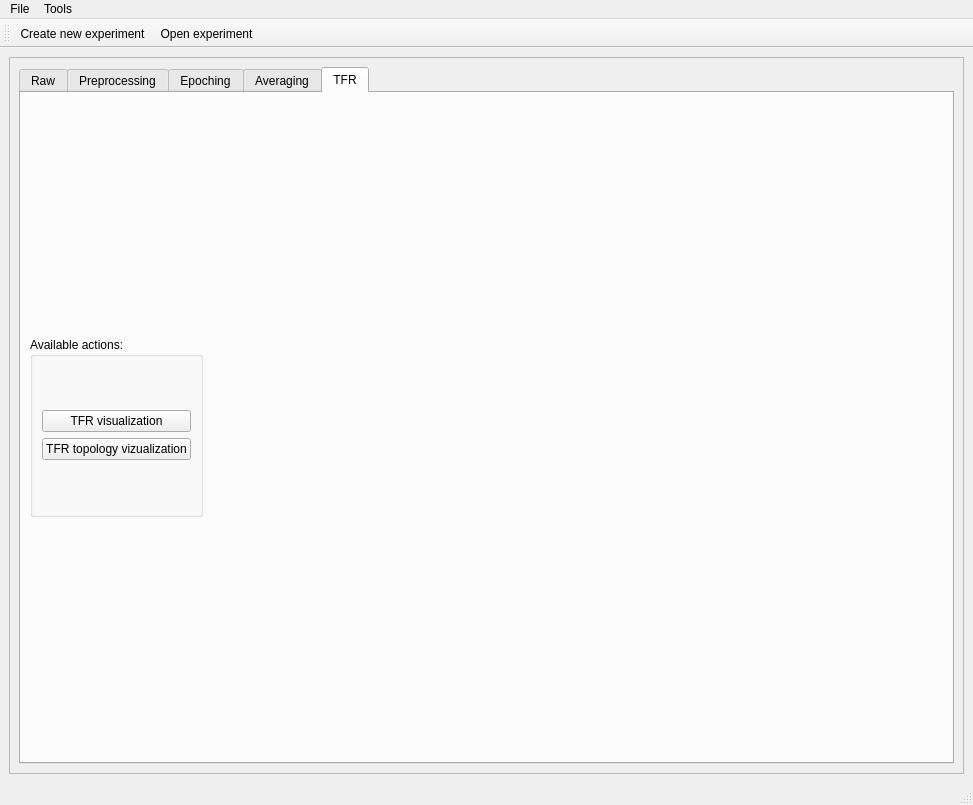
<?xml version="1.0" encoding="UTF-8"?>
<ui version="4.0">
 <class>MainWindow</class>
 <widget class="QMainWindow" name="MainWindow">
  <property name="geometry">
   <rect>
    <x>0</x>
    <y>0</y>
    <width>973</width>
    <height>805</height>
   </rect>
  </property>
  <property name="sizePolicy">
   <sizepolicy hsizetype="Expanding" vsizetype="Expanding">
    <horstretch>0</horstretch>
    <verstretch>0</verstretch>
   </sizepolicy>
  </property>
  <property name="minimumSize">
   <size>
    <width>0</width>
    <height>0</height>
   </size>
  </property>
  <property name="windowTitle">
   <string>MainWindow</string>
  </property>
  <widget class="QWidget" name="centralwidget">
   <layout class="QGridLayout" name="gridLayout_2">
    <item row="0" column="0">
     <widget class="QScrollArea" name="scrollArea">
      <property name="widgetResizable">
       <bool>true</bool>
      </property>
      <widget class="QWidget" name="scrollAreaWidgetContents_3">
       <property name="geometry">
        <rect>
         <x>0</x>
         <y>0</y>
         <width>951</width>
         <height>709</height>
        </rect>
       </property>
       <property name="minimumSize">
        <size>
         <width>937</width>
         <height>638</height>
        </size>
       </property>
       <layout class="QGridLayout" name="gridLayout_7">
        <item row="0" column="0">
         <layout class="QVBoxLayout" name="verticalLayout_3">
          <item>
           <widget class="QTabWidget" name="tabWidget">
            <property name="enabled">
             <bool>true</bool>
            </property>
            <property name="currentIndex">
             <number>4</number>
            </property>
            <widget class="QWidget" name="tabRaw">
             <attribute name="title">
              <string>Raw</string>
             </attribute>
             <layout class="QGridLayout" name="gridLayout">
              <item row="0" column="0">
               <layout class="QVBoxLayout" name="verticalLayout_4">
                <item>
                 <layout class="QHBoxLayout" name="horizontalLayout_3">
                  <item>
                   <widget class="QGroupBox" name="metaBox">
                    <property name="title">
                     <string>Background</string>
                    </property>
                    <widget class="QWidget" name="formLayoutWidget_2">
                     <property name="geometry">
                      <rect>
                       <x>30</x>
                       <y>30</y>
                       <width>291</width>
                       <height>194</height>
                      </rect>
                     </property>
                     <layout class="QFormLayout" name="formLayout_2">
                      <item row="0" column="0">
                       <widget class="QLabel" name="labelExperiment">
                        <property name="text">
                         <string>Experiment:</string>
                        </property>
                       </widget>
                      </item>
                      <item row="0" column="1">
                       <widget class="QLabel" name="labelExperimentName">
                        <property name="text">
                         <string>TextLabel</string>
                        </property>
                       </widget>
                      </item>
                      <item row="2" column="0">
                       <widget class="QLabel" name="labelDate">
                        <property name="text">
                         <string>Date:</string>
                        </property>
                       </widget>
                      </item>
                      <item row="2" column="1">
                       <widget class="QLabel" name="labelDateValue">
                        <property name="sizePolicy">
                         <sizepolicy hsizetype="Expanding" vsizetype="Preferred">
                          <horstretch>0</horstretch>
                          <verstretch>0</verstretch>
                         </sizepolicy>
                        </property>
                        <property name="text">
                         <string>DateValue</string>
                        </property>
                       </widget>
                      </item>
                      <item row="3" column="0">
                       <widget class="QLabel" name="labelSubject">
                        <property name="text">
                         <string>Subject:</string>
                        </property>
                       </widget>
                      </item>
                      <item row="3" column="1">
                       <widget class="QLabel" name="labelSubjectValue">
                        <property name="sizePolicy">
                         <sizepolicy hsizetype="Expanding" vsizetype="Preferred">
                          <horstretch>0</horstretch>
                          <verstretch>0</verstretch>
                         </sizepolicy>
                        </property>
                        <property name="text">
                         <string>TextLabel</string>
                        </property>
                       </widget>
                      </item>
                      <item row="1" column="0">
                       <widget class="QLabel" name="labelAuthor">
                        <property name="text">
                         <string>Author:</string>
                        </property>
                       </widget>
                      </item>
                      <item row="1" column="1">
                       <widget class="QLabel" name="labelAuthorName">
                        <property name="text">
                         <string>TextLabel</string>
                        </property>
                       </widget>
                      </item>
                      <item row="4" column="0">
                       <widget class="QLabel" name="label">
                        <property name="text">
                         <string>Description:</string>
                        </property>
                       </widget>
                      </item>
                     </layout>
                    </widget>
                    <widget class="QTextBrowser" name="textBrowserExperimentDescription">
                     <property name="geometry">
                      <rect>
                       <x>30</x>
                       <y>160</y>
                       <width>221</width>
                       <height>71</height>
                      </rect>
                     </property>
                    </widget>
                   </widget>
                  </item>
                  <item>
                   <widget class="QGroupBox" name="channelsBox">
                    <property name="title">
                     <string>Channels</string>
                    </property>
                    <widget class="QWidget" name="layoutWidget_7">
                     <property name="geometry">
                      <rect>
                       <x>30</x>
                       <y>30</y>
                       <width>251</width>
                       <height>112</height>
                      </rect>
                     </property>
                     <layout class="QVBoxLayout" name="verticalLayout_8">
                      <item>
                       <layout class="QHBoxLayout" name="horizontalLayout_6">
                        <item>
                         <widget class="QLabel" name="labelEEG">
                          <property name="text">
                           <string>EEG channels:</string>
                          </property>
                         </widget>
                        </item>
                        <item>
                         <widget class="QLabel" name="labelEEGValue">
                          <property name="sizePolicy">
                           <sizepolicy hsizetype="Expanding" vsizetype="Preferred">
                            <horstretch>0</horstretch>
                            <verstretch>0</verstretch>
                           </sizepolicy>
                          </property>
                          <property name="text">
                           <string>EEG value</string>
                          </property>
                         </widget>
                        </item>
                       </layout>
                      </item>
                      <item>
                       <layout class="QHBoxLayout" name="horizontalLayout_7">
                        <item>
                         <widget class="QLabel" name="labelGradMEG">
                          <property name="text">
                           <string>Gradiometers:</string>
                          </property>
                         </widget>
                        </item>
                        <item>
                         <widget class="QLabel" name="labelGradMEGValue">
                          <property name="sizePolicy">
                           <sizepolicy hsizetype="Expanding" vsizetype="Preferred">
                            <horstretch>0</horstretch>
                            <verstretch>0</verstretch>
                           </sizepolicy>
                          </property>
                          <property name="text">
                           <string>Grad. MEG value</string>
                          </property>
                         </widget>
                        </item>
                       </layout>
                      </item>
                      <item>
                       <layout class="QHBoxLayout" name="horizontalLayout_8">
                        <item>
                         <widget class="QLabel" name="labelMagMEG">
                          <property name="text">
                           <string>Magnetometers:</string>
                          </property>
                         </widget>
                        </item>
                        <item>
                         <widget class="QLabel" name="labelMagMEGValue">
                          <property name="sizePolicy">
                           <sizepolicy hsizetype="Expanding" vsizetype="Preferred">
                            <horstretch>0</horstretch>
                            <verstretch>0</verstretch>
                           </sizepolicy>
                          </property>
                          <property name="text">
                           <string>Mag. MEG value</string>
                          </property>
                         </widget>
                        </item>
                       </layout>
                      </item>
                      <item>
                       <layout class="QHBoxLayout" name="horizontalLayout_9">
                        <item>
                         <widget class="QLabel" name="labelSamples">
                          <property name="text">
                           <string>Sampling frequency:</string>
                          </property>
                         </widget>
                        </item>
                        <item>
                         <widget class="QLabel" name="labelSamplesValue">
                          <property name="sizePolicy">
                           <sizepolicy hsizetype="Expanding" vsizetype="Preferred">
                            <horstretch>0</horstretch>
                            <verstretch>0</verstretch>
                           </sizepolicy>
                          </property>
                          <property name="text">
                           <string>SamplesValue</string>
                          </property>
                         </widget>
                        </item>
                       </layout>
                      </item>
                     </layout>
                    </widget>
                   </widget>
                  </item>
                  <item>
                   <widget class="QGroupBox" name="filtersBox">
                    <property name="title">
                     <string>Filters</string>
                    </property>
                    <widget class="QWidget" name="layoutWidget_6">
                     <property name="geometry">
                      <rect>
                       <x>24</x>
                       <y>32</y>
                       <width>221</width>
                       <height>65</height>
                      </rect>
                     </property>
                     <layout class="QVBoxLayout" name="verticalLayout_7">
                      <item>
                       <layout class="QHBoxLayout" name="horizontalLayout_4">
                        <item>
                         <widget class="QLabel" name="labelLow">
                          <property name="lineWidth">
                           <number>1</number>
                          </property>
                          <property name="text">
                           <string>Low-pass:</string>
                          </property>
                          <property name="scaledContents">
                           <bool>true</bool>
                          </property>
                         </widget>
                        </item>
                        <item>
                         <widget class="QLabel" name="labelLowValue">
                          <property name="sizePolicy">
                           <sizepolicy hsizetype="Expanding" vsizetype="Preferred">
                            <horstretch>0</horstretch>
                            <verstretch>0</verstretch>
                           </sizepolicy>
                          </property>
                          <property name="text">
                           <string>Low-pass value</string>
                          </property>
                         </widget>
                        </item>
                       </layout>
                      </item>
                      <item>
                       <layout class="QHBoxLayout" name="horizontalLayout_5">
                        <item>
                         <widget class="QLabel" name="labelHigh">
                          <property name="text">
                           <string>High-pass:</string>
                          </property>
                         </widget>
                        </item>
                        <item>
                         <widget class="QLabel" name="labelHighValue">
                          <property name="sizePolicy">
                           <sizepolicy hsizetype="Expanding" vsizetype="Preferred">
                            <horstretch>0</horstretch>
                            <verstretch>0</verstretch>
                           </sizepolicy>
                          </property>
                          <property name="text">
                           <string>High-pass value</string>
                          </property>
                         </widget>
                        </item>
                       </layout>
                      </item>
                     </layout>
                    </widget>
                   </widget>
                  </item>
                 </layout>
                </item>
                <item>
                 <widget class="QGroupBox" name="triggersBox">
                  <property name="title">
                   <string>Triggers</string>
                  </property>
                  <widget class="QListWidget" name="listWidget">
                   <property name="geometry">
                    <rect>
                     <x>10</x>
                     <y>30</y>
                     <width>241</width>
                     <height>141</height>
                    </rect>
                   </property>
                  </widget>
                 </widget>
                </item>
                <item>
                 <layout class="QHBoxLayout" name="horizontalLayout_11">
                  <item>
                   <layout class="QVBoxLayout" name="verticalLayout">
                    <item>
                     <widget class="QPushButton" name="pushButtonMNE_Browse_Raw">
                      <property name="text">
                       <string>View with MNE_Browse_Raw</string>
                      </property>
                     </widget>
                    </item>
                   </layout>
                  </item>
                  <item>
                   <spacer name="horizontalSpacer">
                    <property name="orientation">
                     <enum>Qt::Horizontal</enum>
                    </property>
                    <property name="sizeHint" stdset="0">
                     <size>
                      <width>40</width>
                      <height>20</height>
                     </size>
                    </property>
                   </spacer>
                  </item>
                  <item>
                   <spacer name="horizontalSpacer_4">
                    <property name="orientation">
                     <enum>Qt::Horizontal</enum>
                    </property>
                    <property name="sizeHint" stdset="0">
                     <size>
                      <width>40</width>
                      <height>20</height>
                     </size>
                    </property>
                   </spacer>
                  </item>
                  <item>
                   <spacer name="horizontalSpacer_3">
                    <property name="orientation">
                     <enum>Qt::Horizontal</enum>
                    </property>
                    <property name="sizeHint" stdset="0">
                     <size>
                      <width>40</width>
                      <height>20</height>
                     </size>
                    </property>
                   </spacer>
                  </item>
                  <item>
                   <spacer name="horizontalSpacer_2">
                    <property name="orientation">
                     <enum>Qt::Horizontal</enum>
                    </property>
                    <property name="sizeHint" stdset="0">
                     <size>
                      <width>40</width>
                      <height>20</height>
                     </size>
                    </property>
                   </spacer>
                  </item>
                 </layout>
                </item>
               </layout>
              </item>
             </layout>
            </widget>
            <widget class="QWidget" name="tabPreprocessing">
             <attribute name="title">
              <string>Preprocessing</string>
             </attribute>
             <layout class="QFormLayout" name="formLayout">
              <item row="0" column="0">
               <widget class="QGroupBox" name="groupBoxPreprocessingCheckBoxes">
                <property name="sizePolicy">
                 <sizepolicy hsizetype="MinimumExpanding" vsizetype="Preferred">
                  <horstretch>0</horstretch>
                  <verstretch>0</verstretch>
                 </sizepolicy>
                </property>
                <property name="minimumSize">
                 <size>
                  <width>60</width>
                  <height>0</height>
                 </size>
                </property>
                <property name="maximumSize">
                 <size>
                  <width>300</width>
                  <height>170</height>
                 </size>
                </property>
                <property name="title">
                 <string>Preprocessing steps completed:</string>
                </property>
                <layout class="QVBoxLayout" name="verticalLayout_9">
                 <item>
                  <widget class="QCheckBox" name="checkBoxMaxFilter">
                   <property name="text">
                    <string>Maxfilter</string>
                   </property>
                   <property name="checkable">
                    <bool>true</bool>
                   </property>
                  </widget>
                 </item>
                 <item>
                  <layout class="QHBoxLayout" name="horizontalLayout_2">
                   <item>
                    <widget class="QCheckBox" name="checkBoxECG">
                     <property name="text">
                      <string>ECG computed</string>
                     </property>
                     <property name="checkable">
                      <bool>true</bool>
                     </property>
                    </widget>
                   </item>
                   <item>
                    <widget class="QCheckBox" name="checkBoxECGApplied">
                     <property name="text">
                      <string>ECG applied</string>
                     </property>
                    </widget>
                   </item>
                  </layout>
                 </item>
                 <item>
                  <layout class="QHBoxLayout" name="horizontalLayout_10">
                   <item>
                    <widget class="QCheckBox" name="checkBoxEOG">
                     <property name="text">
                      <string>EOG computed</string>
                     </property>
                     <property name="checkable">
                      <bool>true</bool>
                     </property>
                    </widget>
                   </item>
                   <item>
                    <widget class="QCheckBox" name="checkBoxEOGApplied">
                     <property name="text">
                      <string>EOG applied</string>
                     </property>
                    </widget>
                   </item>
                  </layout>
                 </item>
                </layout>
               </widget>
              </item>
              <item row="1" column="0">
               <widget class="QGroupBox" name="groupBoxAvailablePreprocessing">
                <property name="maximumSize">
                 <size>
                  <width>400</width>
                  <height>170</height>
                 </size>
                </property>
                <property name="title">
                 <string>Available actions:</string>
                </property>
                <layout class="QGridLayout" name="gridLayout_3">
                 <item row="0" column="0">
                  <widget class="QPushButton" name="pushButtonMaxFilter">
                   <property name="text">
                    <string>MaxFilter</string>
                   </property>
                  </widget>
                 </item>
                 <item row="1" column="0">
                  <layout class="QHBoxLayout" name="horizontalLayout">
                   <item>
                    <widget class="QPushButton" name="pushButtonECG">
                     <property name="text">
                      <string>Calculate ECG projections</string>
                     </property>
                    </widget>
                   </item>
                   <item>
                    <widget class="QPushButton" name="pushButtonApplyECG">
                     <property name="enabled">
                      <bool>false</bool>
                     </property>
                     <property name="text">
                      <string>Apply ECG projections</string>
                     </property>
                    </widget>
                   </item>
                  </layout>
                 </item>
                 <item row="2" column="0">
                  <layout class="QHBoxLayout" name="horizontalLayout_12">
                   <item>
                    <widget class="QPushButton" name="pushButtonEOG">
                     <property name="text">
                      <string>Calculate EOG projections</string>
                     </property>
                    </widget>
                   </item>
                   <item>
                    <widget class="QPushButton" name="pushButtonApplyEOG">
                     <property name="enabled">
                      <bool>false</bool>
                     </property>
                     <property name="text">
                      <string>Apply EOG projections</string>
                     </property>
                    </widget>
                   </item>
                  </layout>
                 </item>
                </layout>
               </widget>
              </item>
             </layout>
            </widget>
            <widget class="QWidget" name="tabEpoching">
             <attribute name="title">
              <string>Epoching</string>
             </attribute>
             <layout class="QGridLayout" name="gridLayout_5">
              <item row="0" column="0">
               <widget class="QGroupBox" name="groupBoxAvailableEpoching">
                <property name="sizePolicy">
                 <sizepolicy hsizetype="Preferred" vsizetype="Preferred">
                  <horstretch>0</horstretch>
                  <verstretch>0</verstretch>
                 </sizepolicy>
                </property>
                <property name="maximumSize">
                 <size>
                  <width>400</width>
                  <height>90</height>
                 </size>
                </property>
                <property name="title">
                 <string>Available actions:</string>
                </property>
                <layout class="QGridLayout" name="gridLayout_4">
                 <item row="0" column="0">
                  <layout class="QVBoxLayout" name="verticalLayoutEpoching">
                   <item>
                    <widget class="QPushButton" name="pushButtonEventlist">
                     <property name="text">
                      <string>Create an epoch collection</string>
                     </property>
                    </widget>
                   </item>
                  </layout>
                 </item>
                </layout>
               </widget>
              </item>
              <item row="0" column="1">
               <spacer name="horizontalSpacer_7">
                <property name="orientation">
                 <enum>Qt::Horizontal</enum>
                </property>
                <property name="sizeHint" stdset="0">
                 <size>
                  <width>40</width>
                  <height>20</height>
                 </size>
                </property>
               </spacer>
              </item>
             </layout>
            </widget>
            <widget class="QWidget" name="tabAveraging">
             <attribute name="title">
              <string>Averaging</string>
             </attribute>
             <layout class="QGridLayout" name="gridLayout_8">
              <item row="0" column="0">
               <widget class="QGroupBox" name="groupBoxAvailableAveraging">
                <property name="maximumSize">
                 <size>
                  <width>500</width>
                  <height>90</height>
                 </size>
                </property>
                <property name="title">
                 <string>Available actions:</string>
                </property>
                <layout class="QGridLayout" name="gridLayout_11">
                 <item row="0" column="0">
                  <widget class="QPushButton" name="pushButtonAverage">
                   <property name="maximumSize">
                    <size>
                     <width>10000</width>
                     <height>16777215</height>
                    </size>
                   </property>
                   <property name="text">
                    <string>Average selected epoch collection</string>
                   </property>
                  </widget>
                 </item>
                </layout>
               </widget>
              </item>
              <item row="0" column="1">
               <spacer name="horizontalSpacer_6">
                <property name="orientation">
                 <enum>Qt::Horizontal</enum>
                </property>
                <property name="sizeHint" stdset="0">
                 <size>
                  <width>40</width>
                  <height>20</height>
                 </size>
                </property>
               </spacer>
              </item>
             </layout>
            </widget>
            <widget class="QWidget" name="tabTFR">
             <attribute name="title">
              <string>TFR</string>
             </attribute>
             <layout class="QGridLayout" name="gridLayout_9">
              <item row="0" column="0">
               <widget class="QGroupBox" name="groupBoxAvailableTFR">
                <property name="maximumSize">
                 <size>
                  <width>500</width>
                  <height>180</height>
                 </size>
                </property>
                <property name="title">
                 <string>Available actions:</string>
                </property>
                <layout class="QGridLayout" name="gridLayout_6">
                 <item row="0" column="0">
                  <layout class="QVBoxLayout" name="verticalLayout_13">
                   <item>
                    <widget class="QPushButton" name="pushButtonTFR">
                     <property name="text">
                      <string>TFR visualization</string>
                     </property>
                    </widget>
                   </item>
                   <item>
                    <widget class="QPushButton" name="pushButtonTFRTopology">
                     <property name="text">
                      <string>TFR topology vizualization</string>
                     </property>
                    </widget>
                   </item>
                  </layout>
                 </item>
                </layout>
               </widget>
              </item>
              <item row="0" column="1">
               <spacer name="horizontalSpacer_5">
                <property name="orientation">
                 <enum>Qt::Horizontal</enum>
                </property>
                <property name="sizeHint" stdset="0">
                 <size>
                  <width>40</width>
                  <height>20</height>
                 </size>
                </property>
               </spacer>
              </item>
             </layout>
            </widget>
           </widget>
          </item>
         </layout>
        </item>
       </layout>
      </widget>
     </widget>
    </item>
   </layout>
  </widget>
  <widget class="QMenuBar" name="menubar">
   <property name="geometry">
    <rect>
     <x>0</x>
     <y>0</y>
     <width>973</width>
     <height>23</height>
    </rect>
   </property>
   <property name="defaultUp">
    <bool>false</bool>
   </property>
   <widget class="QMenu" name="menuFile">
    <property name="title">
     <string>File</string>
    </property>
    <addaction name="actionCreate_experiment"/>
    <addaction name="actionOpen_experiment"/>
    <addaction name="actionSet_workspace"/>
   </widget>
   <widget class="QMenu" name="menuTools">
    <property name="title">
     <string>Tools</string>
    </property>
    <addaction name="actionPreferences"/>
   </widget>
   <addaction name="menuFile"/>
   <addaction name="menuTools"/>
  </widget>
  <widget class="QStatusBar" name="statusbar"/>
  <widget class="QToolBar" name="toolBar">
   <property name="windowTitle">
    <string>toolBar</string>
   </property>
   <attribute name="toolBarArea">
    <enum>TopToolBarArea</enum>
   </attribute>
   <attribute name="toolBarBreak">
    <bool>false</bool>
   </attribute>
   <addaction name="actionCreate_experiment"/>
   <addaction name="actionOpen_experiment"/>
  </widget>
  <action name="actionCreate_experiment">
   <property name="text">
    <string>Create new experiment...</string>
   </property>
  </action>
  <action name="actionOpen_experiment">
   <property name="text">
    <string>Open experiment...</string>
   </property>
  </action>
  <action name="actionPreferences">
   <property name="text">
    <string>Preferences</string>
   </property>
  </action>
  <action name="actionSet_workspace">
   <property name="text">
    <string>Set workspace...</string>
   </property>
  </action>
 </widget>
 <resources/>
 <connections/>
</ui>
